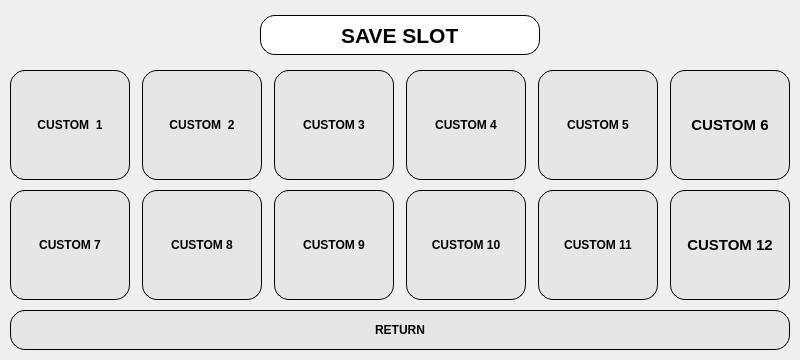
<?xml version="1.0" encoding="UTF-8"?>
<ui version="4.0">
 <class>ChoixEdite</class>
 <widget class="QDialog" name="ChoixEdite">
  <property name="geometry">
   <rect>
    <x>0</x>
    <y>0</y>
    <width>800</width>
    <height>360</height>
   </rect>
  </property>
  <property name="windowTitle">
   <string>Dialog</string>
  </property>
  <widget class="QPushButton" name="ReturnButton">
   <property name="geometry">
    <rect>
     <x>10</x>
     <y>310</y>
     <width>780</width>
     <height>40</height>
    </rect>
   </property>
   <property name="font">
    <font>
     <weight>75</weight>
     <bold>true</bold>
    </font>
   </property>
   <property name="styleSheet">
    <string notr="true">border-radius: 15px;
border: 1px solid black;
background-color: rgb(230, 230, 230);</string>
   </property>
   <property name="text">
    <string>RETURN</string>
   </property>
  </widget>
  <widget class="QPushButton" name="Custom9Button">
   <property name="geometry">
    <rect>
     <x>274</x>
     <y>190</y>
     <width>120</width>
     <height>110</height>
    </rect>
   </property>
   <property name="font">
    <font>
     <weight>75</weight>
     <bold>true</bold>
    </font>
   </property>
   <property name="styleSheet">
    <string notr="true">border-radius: 15px;
border: 1px solid black;
background-color: rgb(230, 230, 230);</string>
   </property>
   <property name="text">
    <string>CUSTOM 9</string>
   </property>
  </widget>
  <widget class="QPushButton" name="Custom5Button">
   <property name="geometry">
    <rect>
     <x>538</x>
     <y>70</y>
     <width>120</width>
     <height>110</height>
    </rect>
   </property>
   <property name="font">
    <font>
     <weight>75</weight>
     <bold>true</bold>
    </font>
   </property>
   <property name="styleSheet">
    <string notr="true">border-radius: 15px;
border: 1px solid black;
background-color: rgb(230, 230, 230);</string>
   </property>
   <property name="text">
    <string>CUSTOM 5</string>
   </property>
  </widget>
  <widget class="QPushButton" name="Custom7Button">
   <property name="geometry">
    <rect>
     <x>10</x>
     <y>190</y>
     <width>120</width>
     <height>110</height>
    </rect>
   </property>
   <property name="font">
    <font>
     <weight>75</weight>
     <bold>true</bold>
    </font>
   </property>
   <property name="styleSheet">
    <string notr="true">border-radius: 15px;
border: 1px solid black;
background-color: rgb(230, 230, 230);</string>
   </property>
   <property name="text">
    <string>CUSTOM 7</string>
   </property>
  </widget>
  <widget class="QPushButton" name="Custom11Button">
   <property name="geometry">
    <rect>
     <x>538</x>
     <y>190</y>
     <width>120</width>
     <height>110</height>
    </rect>
   </property>
   <property name="font">
    <font>
     <weight>75</weight>
     <bold>true</bold>
    </font>
   </property>
   <property name="styleSheet">
    <string notr="true">border-radius: 15px;
border: 1px solid black;
background-color: rgb(230, 230, 230);</string>
   </property>
   <property name="text">
    <string>CUSTOM 11</string>
   </property>
  </widget>
  <widget class="QPushButton" name="Custom2Button">
   <property name="geometry">
    <rect>
     <x>142</x>
     <y>70</y>
     <width>120</width>
     <height>110</height>
    </rect>
   </property>
   <property name="font">
    <font>
     <weight>75</weight>
     <bold>true</bold>
    </font>
   </property>
   <property name="styleSheet">
    <string notr="true">border-radius: 15px;
border: 1px solid black;
background-color: rgb(230, 230, 230);</string>
   </property>
   <property name="text">
    <string>CUSTOM  2</string>
   </property>
  </widget>
  <widget class="QPushButton" name="Custom6Button">
   <property name="geometry">
    <rect>
     <x>670</x>
     <y>70</y>
     <width>120</width>
     <height>110</height>
    </rect>
   </property>
   <property name="font">
    <font>
     <pointsize>11</pointsize>
     <weight>75</weight>
     <bold>true</bold>
    </font>
   </property>
   <property name="styleSheet">
    <string notr="true">border-radius: 15px;
border: 1px solid black;
background-color: rgb(230, 230, 230);</string>
   </property>
   <property name="text">
    <string>CUSTOM 6</string>
   </property>
  </widget>
  <widget class="QPushButton" name="Custom4Button">
   <property name="geometry">
    <rect>
     <x>406</x>
     <y>70</y>
     <width>120</width>
     <height>110</height>
    </rect>
   </property>
   <property name="font">
    <font>
     <weight>75</weight>
     <bold>true</bold>
    </font>
   </property>
   <property name="styleSheet">
    <string notr="true">border-radius: 15px;
border: 1px solid black;
background-color: rgb(230, 230, 230);</string>
   </property>
   <property name="text">
    <string>CUSTOM 4</string>
   </property>
  </widget>
  <widget class="QPushButton" name="Custom8Button">
   <property name="geometry">
    <rect>
     <x>142</x>
     <y>190</y>
     <width>120</width>
     <height>110</height>
    </rect>
   </property>
   <property name="font">
    <font>
     <weight>75</weight>
     <bold>true</bold>
    </font>
   </property>
   <property name="styleSheet">
    <string notr="true">border-radius: 15px;
border: 1px solid black;
background-color: rgb(230, 230, 230);</string>
   </property>
   <property name="text">
    <string>CUSTOM 8</string>
   </property>
  </widget>
  <widget class="QPushButton" name="Custom10Button">
   <property name="geometry">
    <rect>
     <x>406</x>
     <y>190</y>
     <width>120</width>
     <height>110</height>
    </rect>
   </property>
   <property name="font">
    <font>
     <weight>75</weight>
     <bold>true</bold>
    </font>
   </property>
   <property name="styleSheet">
    <string notr="true">border-radius: 15px;
border: 1px solid black;
background-color: rgb(230, 230, 230);</string>
   </property>
   <property name="text">
    <string>CUSTOM 10</string>
   </property>
  </widget>
  <widget class="QPushButton" name="Custom1Button">
   <property name="geometry">
    <rect>
     <x>10</x>
     <y>70</y>
     <width>120</width>
     <height>110</height>
    </rect>
   </property>
   <property name="font">
    <font>
     <weight>75</weight>
     <bold>true</bold>
    </font>
   </property>
   <property name="styleSheet">
    <string notr="true">border-radius: 15px;
border: 1px solid black;
background-color: rgb(230, 230, 230);</string>
   </property>
   <property name="text">
    <string>CUSTOM  1</string>
   </property>
  </widget>
  <widget class="QPushButton" name="Custom12Button">
   <property name="geometry">
    <rect>
     <x>670</x>
     <y>190</y>
     <width>120</width>
     <height>110</height>
    </rect>
   </property>
   <property name="font">
    <font>
     <pointsize>11</pointsize>
     <weight>75</weight>
     <bold>true</bold>
    </font>
   </property>
   <property name="styleSheet">
    <string notr="true">border-radius: 15px;
border: 1px solid black;
background-color: rgb(230, 230, 230);</string>
   </property>
   <property name="text">
    <string>CUSTOM 12</string>
   </property>
  </widget>
  <widget class="QPushButton" name="Custom3Button">
   <property name="geometry">
    <rect>
     <x>274</x>
     <y>70</y>
     <width>120</width>
     <height>110</height>
    </rect>
   </property>
   <property name="font">
    <font>
     <weight>75</weight>
     <bold>true</bold>
    </font>
   </property>
   <property name="styleSheet">
    <string notr="true">border-radius: 15px;
border: 1px solid black;
background-color: rgb(230, 230, 230);</string>
   </property>
   <property name="text">
    <string>CUSTOM 3</string>
   </property>
  </widget>
  <widget class="QLineEdit" name="WindowTitleEdit">
   <property name="geometry">
    <rect>
     <x>260</x>
     <y>15</y>
     <width>280</width>
     <height>40</height>
    </rect>
   </property>
   <property name="font">
    <font>
     <pointsize>16</pointsize>
     <weight>75</weight>
     <bold>true</bold>
    </font>
   </property>
   <property name="styleSheet">
    <string notr="true">border-radius: 15px;
border: 1px solid black;
</string>
   </property>
   <property name="text">
    <string>SAVE SLOT</string>
   </property>
   <property name="alignment">
    <set>Qt::AlignCenter</set>
   </property>
   <property name="readOnly">
    <bool>true</bool>
   </property>
  </widget>
 </widget>
 <resources/>
 <connections/>
</ui>
